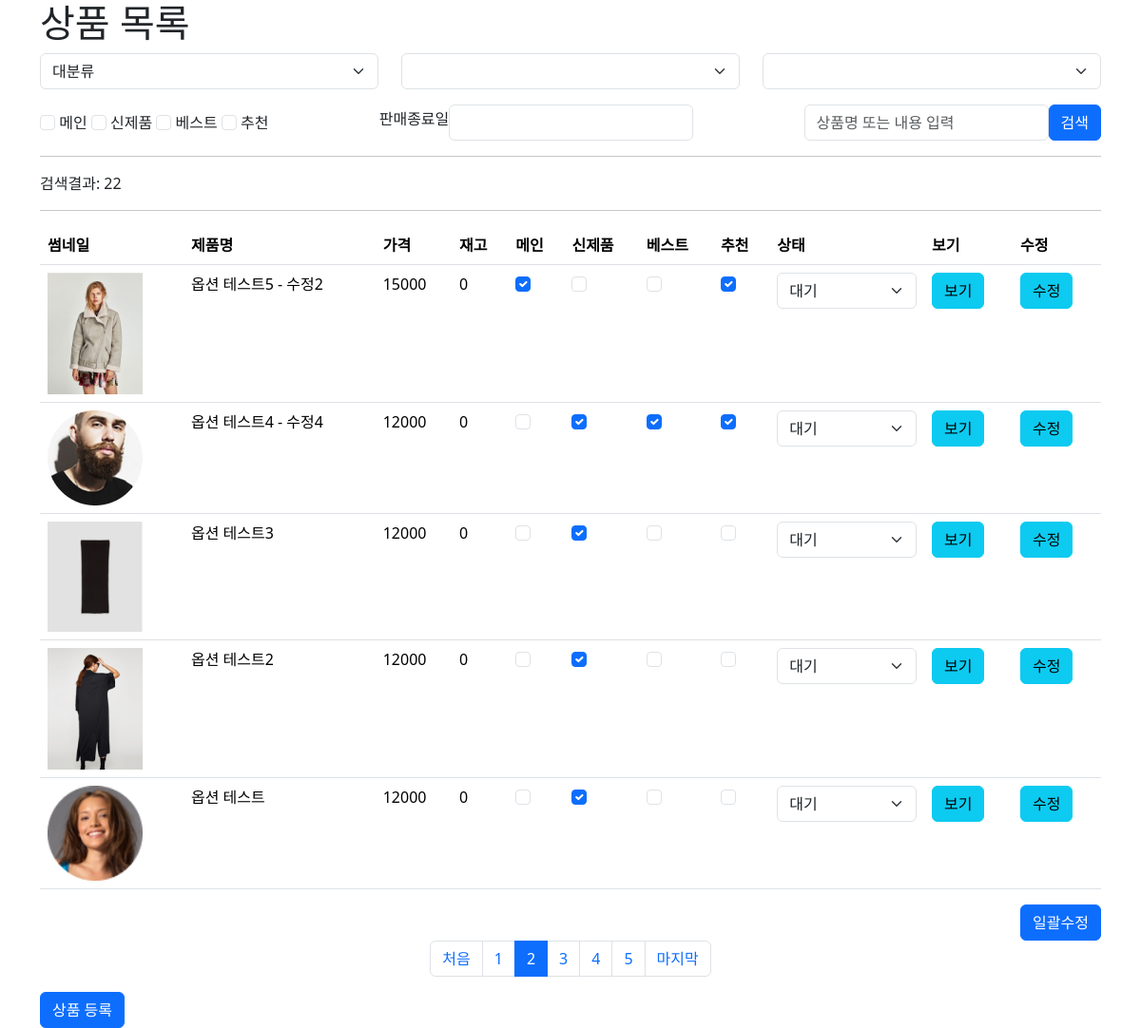
The app's page /admin/product/product_list.php?pageNumber=2 (signed in) with its own data.
### tables this page shows
CREATE TABLE `products` (
  `pid` int(11) NOT NULL,
  `name` varchar(100) NOT NULL,
  `cate` varchar(100) NOT NULL,
  `content` text NOT NULL,
  `thumbnail` varchar(100) NOT NULL,
  `price` double NOT NULL,
  `sale_price` double DEFAULT NULL,
  `sale_ratio` double DEFAULT NULL,
  `cnt` int(11) DEFAULT NULL,
  `sale_cnt` int(11) DEFAULT NULL,
  `ismain` tinyint(4) DEFAULT NULL,
  `isnew` tinyint(4) DEFAULT NULL,
  `isbest` tinyint(4) DEFAULT NULL,
  `isrecom` tinyint(4) DEFAULT NULL,
  `locate` tinyint(4) DEFAULT NULL,
  `userid` varchar(100) DEFAULT NULL,
  `sale_end_date` datetime DEFAULT NULL,
  `reg_date` datetime DEFAULT NULL,
  `status` tinyint(4) DEFAULT NULL,
  `delivery_fee` double DEFAULT NULL,
  `product_image` varchar(100) DEFAULT NULL
);

### admin/inc/pagination.php (called while the page is built, shortened)
<?php
$cntsql = "SELECT COUNT(*) AS cnt FROM $paginationTarget where 1=1";
$cntsql .= $search_where;
$cntresult = $mysqli->query($cntsql);
$cntrow = $cntresult->fetch_object();
$count = $cntrow -> cnt;
$pageNumber = $_GET['pageNumber'] ?? 1;
$pageCount = $_GET['pageCount'] ?? 5;
$startLimit = ($pageNumber -1)*$pageCount;
$endLimit = $pageCount ;
$block_ct = 5;
$block_num = ceil($pageNumber/$block_ct);
$block_start = (($block_num - 1) * $block_ct) + 1;
$block_end = $block_start + $block_ct - 1;
$total_page = ceil($count / $pageCount);

### admin/product/product_list.php (the view, shortened to what this page needs)
<?php
include_once $_SERVER['DOCUMENT_ROOT'] . '/pinkping/inc/header.php';
$search_where = "";
$paginationTarget = 'products';
include_once $_SERVER['DOCUMENT_ROOT'] . '/pinkping/admin/inc/pagination.php';
$sql = "SELECT * FROM products where 1=1";
$sql .= $search_where;
$order = " order by pid desc";
$sql .= $order;
$limit = " LIMIT $startLimit, $endLimit";
$sql .= $limit;
$result = $mysqli->query($sql);
while ($rs = $result->fetch_object()) {
  $rsArr[] = $rs;
}
?>
<link rel="stylesheet" href="//code.jquery.com/ui/1.13.2/themes/base/jquery-ui.css">
<div class="container">
  <h1>상품 목록</h1>
  <form action="" id="search_form">
    <div class="category row">
      <div class="col">
        <select class="form-select" aria-label="대분류" id="cate1" name="cate1" required>
          <option selected disabled>대분류</option>
        </select>
      </div>
      <div class="col">
        <select class="form-select" aria-label="중분류" id="cate2" name="cate2">
        </select>
      </div>
      <div class="col">
        <select class="form-select" aria-label="소분류" id="cate3" name="cate3">
        </select>
      </div>
    </div>
    <div class="d-flex gap-3 mt-3 justify-content-between align-items-center">
      <div class="group">
        <input class="form-check-input" type="checkbox" value="1" id="ismain" name="ismain">
        <label class="form-check-label" for="ismain">메인</label>
        <input class="form-check-input" type="checkbox" value="1" id="isnew" name="isnew">
        <label class="form-check-label" for="isnew">신제품</label>
        <input class="form-check-input" type="checkbox" value="1" id="isbest" name="isbest">
        <label class="form-check-label" for="isbest">베스트</label>
        <input class="form-check-input" type="checkbox" value="1" id="isrecom" name="isrecom">
        <label class="form-check-label" for="isrecom">추천</label>
      </div>
      <div class="group d-flex align-items-center">
        <label class="form-label text-nowrap" for="end_date">판매종료일</label>
        <input class="form-control" type="text" id="end_date" name="sale_end_date">
      </div>
      <div class="group d-flex align-items-center">
        <input class="form-control" type="text" id="search_keyword" name="search_keyword" placeholder="상품명 또는 내용 입력">
        <button class="btn btn-primary text-nowrap">검색</button>
      </div>
    </div>
  </form>
  <hr>
  <div>
    검색결과: <?= $count;  ?>
  </div>
  <hr>
  <form action="plist_update.php">
    <table class="table">
      <thead>
        <tr>
          <th scope="col">썸네일</th>
          <th scope="col">제품명</th>
          <th scope="col">가격</th>
          <th scope="col">재고</th>
          <th scope="col">메인</th>
          <th scope="col">신제품</th>
          <th scope="col">베스트</th>
          <th scope="col">추천</th>
          <th scope="col">상태</th>
          <th scope="col">보기</th>
          <th scope="col">수정</th>
        </tr>
      </thead>
      <tbody>
        <?php
        if (isset($rsArr)) {
          foreach ($rsArr as $item) {
        ?>
            <tr>
              <th scope="row">
                <img src="<?= $item->thumbnail ?>" alt="" width="100">
              </th>
              <td><?= $item->name ?></td>
              <td><?= $item->price ?></td>
              <td><?= $item->cnt ?></td>
              <td>
                <input class="form-check-input" type="checkbox" value="1"
                  <?php
                  if($item->ismain){ echo "checked";}
                  ?>
                id="ismain[<?= $item->pid ?>]" name="ismain[<?= $item->pid ?>]">
              </td>
              <td>
                <input class="form-check-input" type="checkbox" value="1" id="isnew[<?= $item->pid ?>]" name="isnew[<?= $item->pid ?>]"
                <?php
                  if($item->isnew){ echo "checked";}
                  ?>
                >
              </td>
              <td>
                <input class="form-check-input" type="checkbox" value="1" id="isbest[<?= $item->pid ?>]" name="isbest[<?= $item->pid ?>]"
                <?php
                  if($item->isbest){ echo "checked";}
                  ?>
                >
              </td>
              <td>
                <input class="form-check-input" type="checkbox" value="1" id="isrecom[<?= $item->pid ?>]" name="isrecom[<?= $item->pid ?>]"
                <?php if($item->isrecom){ echo "checked";} ?>
                >
              </td>
              <td>
                <select class="form-select" aria-label="판매상태" name="status[<?= $item->pid ?>]" id="status[<?= $item->pid ?>]">
                  <option value="0" <?php if($item->status == 0){ echo "selected";} ?>>대기</option>
                </select>
              </td>
              <td><a href="product_view.php?pid=<?= $item->pid; ?>" class="btn btn-info">보기</a></td>
              <td><a href="product_edit.php?pid=<?= $item->pid; ?>" class="btn btn-info">수정</a></td>
            </tr>
        <?php
          }
        }
        ?>
      </tbody>
    </table>
    <div class="text-end">
      <button class="btn btn-primary">일괄수정</button>
    </div>
    <div class="d-flex justify-content-center">
      <ul class="pagination">
         <?php
        if($pageNumber > 1){
          echo "<li class=\"page-item\"><a href=\"product_list.php?pageNumber=1\" class=\"page-link\" >처음</a></li>";
        }
          for($i=$block_start;$i<=$block_end;$i++){
            if($i == $pageNumber){
              echo "<li class=\"page-item active\"><a href=\"product_list.php?pageNumber=$i\" class=\"page-link\">$i</a></li>";
            }else{
              echo "<li class=\"page-item\"><a href=\"product_list.php?pageNumber=$i\" class=\"page-link\">$i</a></li>";
            }
          }
          if($pageNumber < $total_page){
            echo "<li class=\"page-item\"><a href=\"product_list.php?pageNumber=$total_page\" class=\"page-link\">마지막</a></li>";
          }
        ?>
      </ul>
    </div>
  </form>
  <a href="product_up.php" class="btn btn-primary">상품 등록</a>
</div>
<?php
include_once $_SERVER['DOCUMENT_ROOT'] . '/pinkping/inc/footer.php';
?>

### records on screen
products: thumbnail (picture), name "옵션 테스트5 - 수정2", price "15000", cnt "0", ismain "☑", isrecom "☑", status+pid "대기"
products: thumbnail (picture), name "옵션 테스트4 - 수정4", price "12000", cnt "0", isnew "☑", isbest "☑", isrecom "☑", status+pid "대기"
products: thumbnail (picture), name "옵션 테스트3", price "12000", cnt "0", isnew "☑", status+pid "대기"
products: thumbnail (picture), name "옵션 테스트2", price "12000", cnt "0", isnew "☑", status+pid "대기"
products: thumbnail (picture), name "옵션 테스트", price "12000", cnt "0", isnew "☑", status+pid "대기"

### other values on screen
$count "22"
